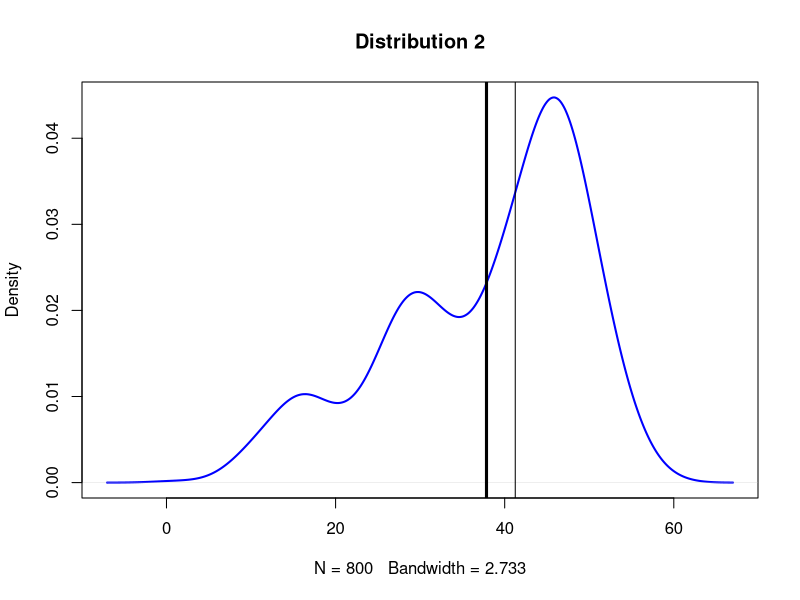
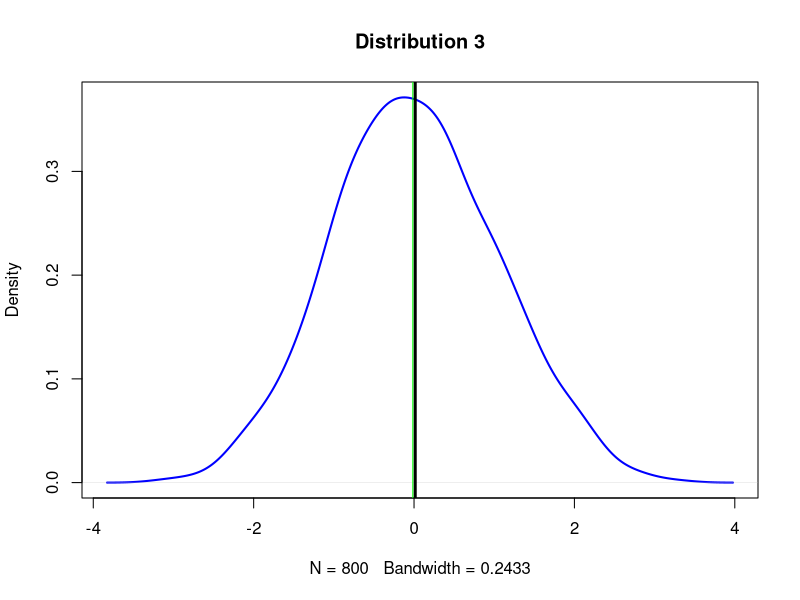
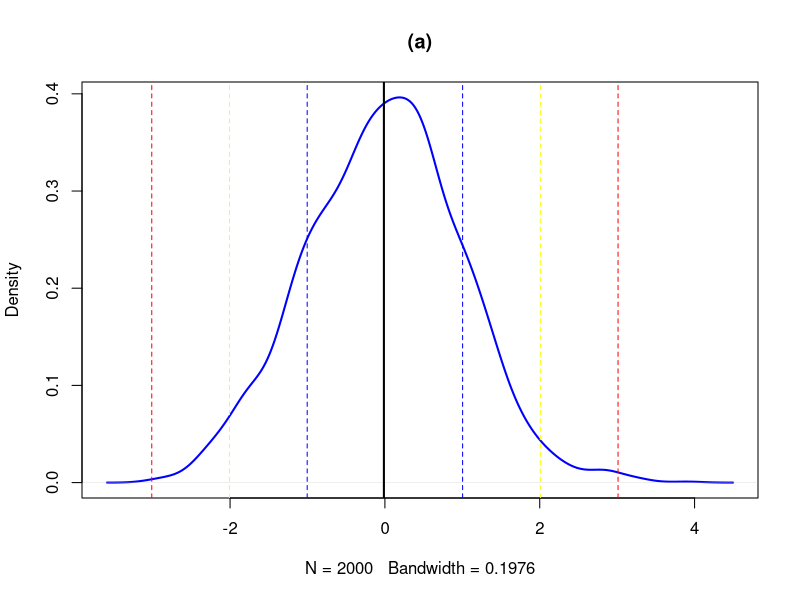

The R script that drew these images, in order: (Note: this script raises an error after producing the figures.)

#110078509
#(a)
# Three normally distributed data sets
d1 <- rnorm(n=100, mean=15, sd=5)
d2 <- rnorm(n=200, mean=30, sd=4)
d3 <- rnorm(n=500, mean=45, sd=5)

# Combining them into a composite dataset
d123 <- c(d1, d2, d3)

# Let’s plot the density function of d123
plot(density(d123), col="blue", lwd=2, 
     main = "Distribution 2")

# Add vertical lines showing mean and median
#mean
abline(v=mean(d123), lwd=3)

#median 
abline(v=median(d123),  lwd=1) #lty="dashed"


#(b) Create a “Distribution 3”: 
#to create a single large dataset (n=800). 

b123 <- rnorm(800, mean= 0, sd = 1); 
plot(density(b123), col="blue", lwd=2, 
     main = "Distribution 3")
#mean
abline(v=mean(b123), lwd=3)

#median with green color
abline(v=median(b123),  lwd=1, col = "green") 

# the line of median and the line of mean are overlapped.



# (c) In general, which measure of central tendency (mean or median) do you think will be more sensitive (will change more) to outliers being added to your data?

#Ans: mean is more sensitive


#Section 2 -(a)
set.seed(110078509)
rdata <-rnorm(n=2000, mean=0, sd=1); head(rdata)
plot(density(rdata), col="blue", lwd=2, 
     main = "(a)")
#mean
abline(v=mean(rdata), lwd=2)
rdata_std = sd(rdata)
#1 standard deviations (68%)
abline(v=0+1*rdata_std,  lwd=1,  lty="dashed",  col="blue") 
abline(v=0-1*rdata_std,  lwd=1,  lty="dashed",  col="blue") 
#2 standard deviations (95%)
abline(v=0+2*rdata_std,  lwd=1,  lty="dashed",  col="yellow")
abline(v=0-2*rdata_std,  lwd=1,  lty="dashed",  col="yellow") 
#3 standard deviations (99.7%)
abline(v=0+3*rdata_std,  lwd=1,  lty="dashed",  col="red")
abline(v=0-3*rdata_std,  lwd=1,  lty="dashed",  col="red") 

#(b) -1
#Q1  
Q1 <- unname(quantile(rdata)['25%'] );Q1 #-0.7121004
rdata_Q1std_dist <- (Q1-mean(rdata) )/ rdata_std ; rdata_Q1std_dist#[1] -0.6965661
#Q2
Q2 <- unname(quantile(rdata)['50%']); Q2 #0.01494514
rdata_Q2std_dist <- (Q2-mean(rdata) )/ rdata_std ; rdata_Q2std_dist #[1] 0.02772567
#Q3
Q3 <- unname(quantile(rdata)['75%']); Q3#[1] 0.6405586

rdata_Q3std_dist <- (Q3-mean(rdata) )/ rdata_std ; rdata_Q3std_dist #[1] 0.6533957

#(C)
set.seed(110078509)
cdata <-rnorm(n=2000, mean=35, sd=3.5); head(rdata)
cdata_std = sd(cdata)
cdata_Q1 <- unname(quantile(cdata)['25%'] );cdata_Q1 #[1] 32.50765
cdata_Q3 <- unname(quantile(cdata)['75%'] );cdata_Q3 #[1] 37.25048
cdata_Q1std_dist <- (cdata_Q1 - mean(cdata))/cdata_std ; cdata_Q1std_dist
#[1] -0.6965661

cdata_Q3std_dist <- (cdata_Q3 - mean(cdata))/cdata_std ; cdata_Q3std_dist
#[1]  0.6533957



# Comparsion 要下啥結論? (c)cdata Q1, Q3 to (b)rdata Q1, Q3
rdata_Q1std_dist; 
cdata_Q1std_dist; 

#
rdata_Q3std_dist
cdata_Q3std_dist


#(d)
d123.std <- sd(d123)
d123_Q1 <- unname(quantile(d123)['25%'] );d123_Q1 
d123_Q3 <- unname(quantile(d123)['75%'] );d123_Q3  

d123_Q1std_dist <- (d123_Q1 - mean(d123))/d123.std ; d123_Q1std_dist

d123_Q3std_dist <- (d123_Q3 - mean(d123))/d123.std ; d123_Q3std_dist


#Comparsion (d)d123  Q1, Q3 to (b)rdata Q1, Q3
d123_Q1std_dist
rdata_Q1std_dist; 
d123_Q3std_dist; 
rdata_Q3std_dist; 

# Section 3
# (a) From the question on the forum, which formula does Rob Hyndman’s 
# answer (1st answer) suggest to use for bin widths/number? 
# Also, what does the Wikipedia article say is the benefit of that formula?
#Ans (a)- 1  Freedman-Diaconis
#It replaces 3.5σ of Scott's rule with 2 IQR, which is less sensitive than the standard deviation to outliers in data.

# (b) 
set.seed(110078509)
rand_data <- rnorm(800, mean=20, sd = 5) 
rand.size <- length(rand_data)
rand.range <- max(rand_data)- min(rand_data)
#b-i. Sturges’ formula
rand.sturge.bin_num <- ceiling(log(rand.size, base = 2))+1
rand.sturge.bin_num #[1] 11
rand.sturge.bin_width <- ceiling(rand.range/rand.sturge.bin_num) 
rand.sturge.bin_width #[1] 4

#note: sturge=> 不適合非常態分布、sample size < 30, 當n =100時，最準


#b-ii. Scott’s normal reference rule (uses standard deviation)

Scott.std <- sd(rand_data) #4
#thouht the formula is sample standard deviation(s) instead of standard deviation.
#In order to follow the the requirement above, we use std to replace the s
rand.Scott.bin_width <- 3.49*Scott_std/ (rand.size^(1/3))
rand.Scott.bin_width #1.919042
rand.Scott.bin_num <- ceiling(rand.range/rand.Scott.bin_width)
rand.Scott.bin_num # 18

#iii. Freedman-Diaconis’ choice (uses IQR)
rand.Freedman.bin_width <- 2 * IQR(rand_data)/(rand.size^(1/3))
rand.Freedman.bin_num <- ceiling(rand.range/rand.Freedman.bin_width)
rand.Freedman.bin_width #[1] 1.467264
rand.Freedman.bin_num #24


#(c) Repeat part (b) but extend the rand_data dataset with some outliers 
#(create a new dataset out_data):
set.seed(110078509)
out_data <- c(rand_data, runif(10, min=40, max=60))
out.size <- length(out_data);out.size #810
out.range <- max(out_data)- min(out_data); out.range #54.24097

#c-i. Sturges’ formula
outdata.sturge.bin_num <- ceiling(log(out.size, base = 2))+1
outdata.sturge.bin_num #[1] 11
outdata.sturge.bin_width <- ceiling(out.range/outdata.sturge.bin_num) 
outdata.sturge.bin_width #[1] 5


#c-ii. Scott’s normal reference rule
outdata.Scott.std <- sd(out_data)

#In order to follow the the requirement above, we use std to replace the s
outdata.Scott.bin_width <- 3.49*outdata.Scott.std/ (out.size^(1/3))
outdata.Scott.bin_width #[1] 2.236739

outdata.Scott.bin_num <- ceiling(out.range/outdata.Scott.bin_width)
outdata.Scott.bin_num #25

#c-iii. Freedman-Diaconis’ choice (uses IQR)
outdata.Freedman.bin_width <- 2 * IQR(out_data)/(out.size^(1/3))
outdata.Freedman.bin_num <- ceiling(out.range/outdata.Freedman.bin_width)
outdata.Freedman.bin_width #[1] 1.483496
outdata.Freedman.bin_num #[1] 37


# From your answers above, in which of the three methods does the bin width (h) 
#change the least when outliers are added (i.e., which is least sensitive to outliers), 
#and (briefly) WHY do you think that is?

#the width before outlier
rand.sturge.bin_width #[1] 4

rand.Scott.bin_width#[1] 1.919042

rand.Freedman.bin_width#[1] 1.467264


#the width after outlier
outdata.sturge.bin_width #[1] 5

outdata.Scott.bin_width#[1] 2.236739

outdata.Freedman.bin_width #[1] 1.483496


#the percentage they changed separately
Sturge.change <- abs(outdata.sturge.bin_width-rand.sturge.bin_width)/rand.sturge.bin_width
Scott.change <- abs(outdata.Scott.bin_width-rand.Scott.bin_width)/rand.Scott.bin_width
Freedman.change<- abs(outdata.Freedman.bin_width-rand.Freedman.bin_width)/rand.Freedman.bin_width

Change_list <- c(Sturge.change, Scott.change, Freedman.change)
names(Change_list) <- c('Sturge', 'Scott', 'Freedman'); Change_list

#Ans: it show that the Freedman changed the least after the ouliers was added

#Explaination:
# Because Sturges is based on sample size and Scott is based on standard deviation. 
#However, Freedman method is based on IQR, which is the idea of median instead of mean.
# Hence, it's less sensitive among the three as the sample size rising due to the adding of outliers.




